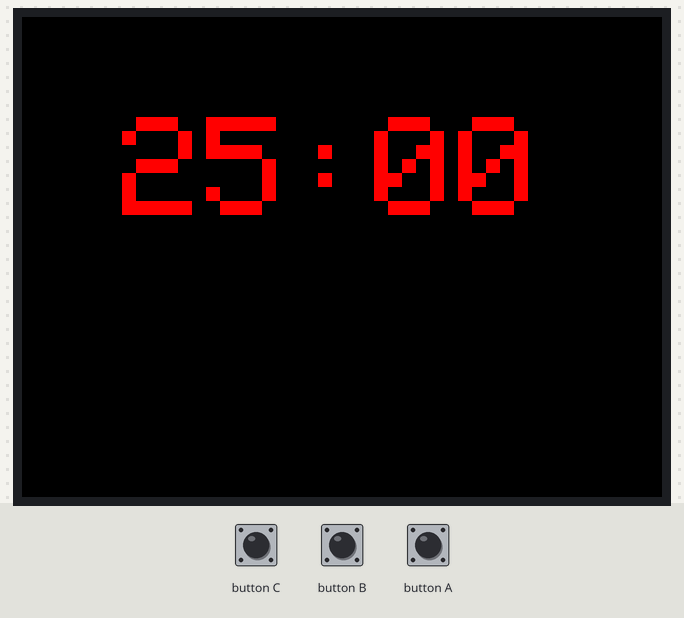
Recording of a sketch running on a simulated ESP32. On the bench: 320×240 colour display. Inputs (shaded band) come from the test bench. What the sketch prints to the serial monitor is not drawn.

Above: at 1.4 s.
1.5 s: button A pressed for 0.7 s
At 3.0 s:
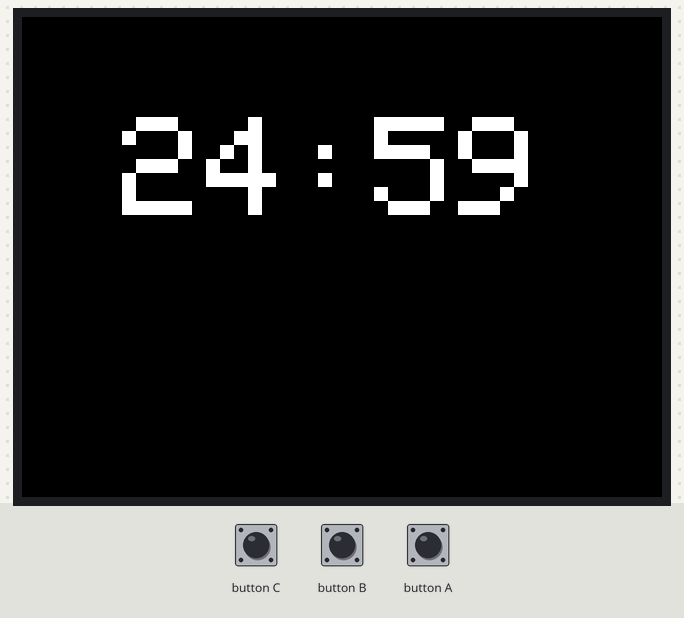
4.1 s: button C pressed for 0.7 s
At 5.2 s:
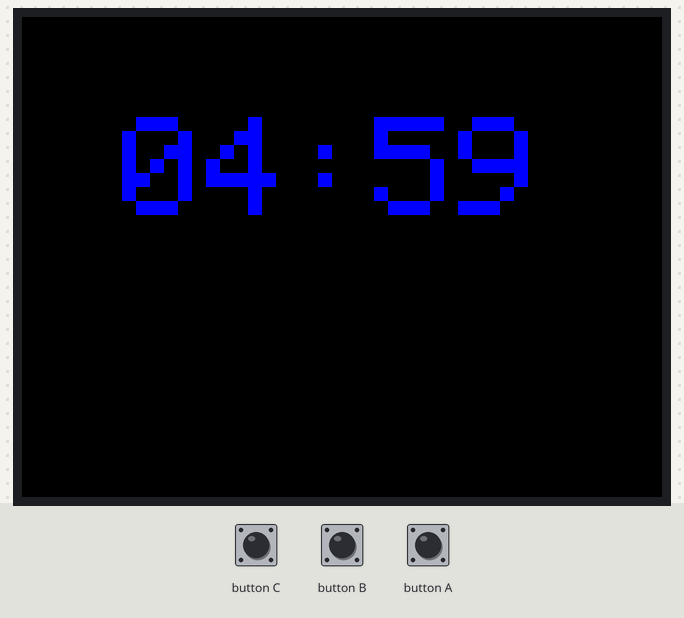
6.4 s: button C pressed for 1 s
At 8.8 s:
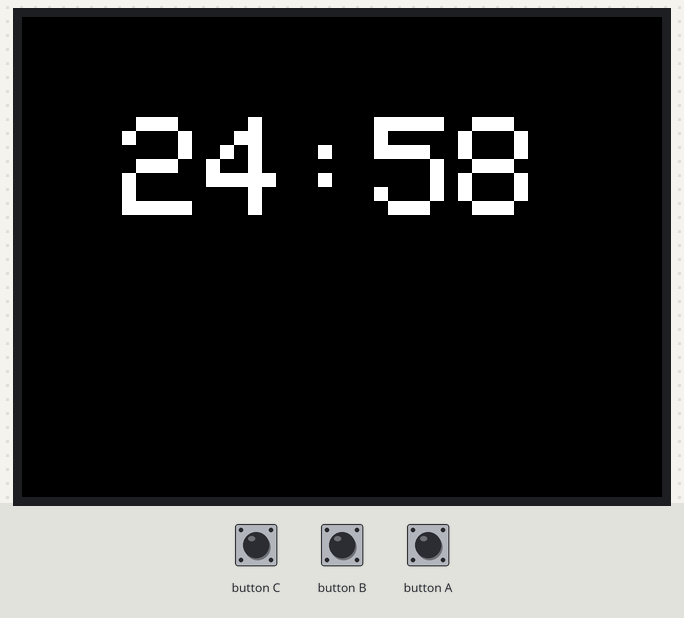
10.6 s: button A pressed for 1 s
At 12.9 s:
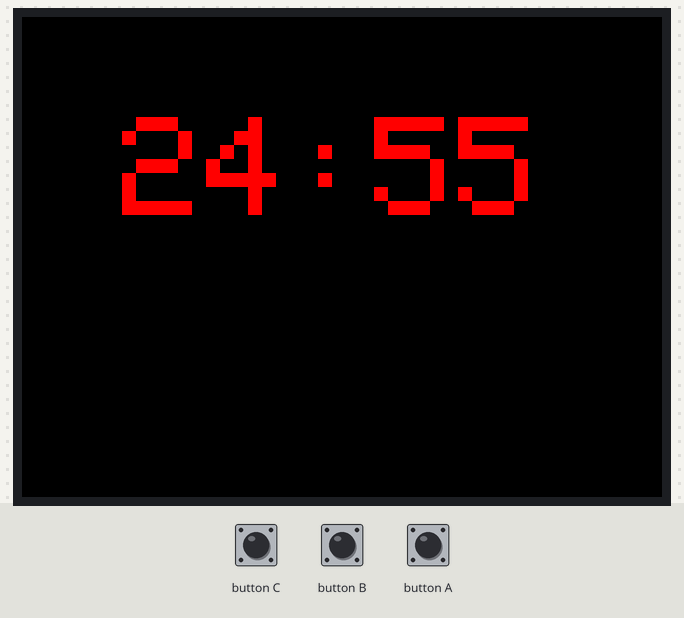
13.4 s: button B pressed for 0.7 s
At 15.5 s:
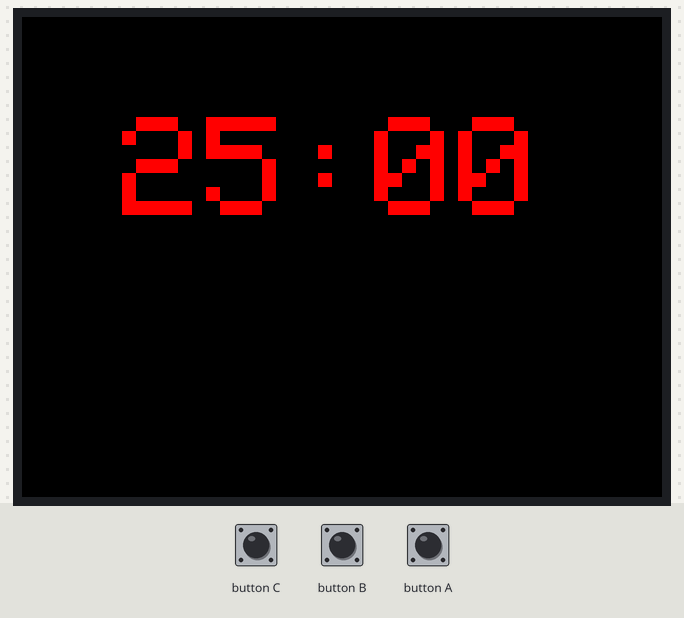
Timing chart, 0 to 16.7 s (numbered marks = the images above; inputs shaded):
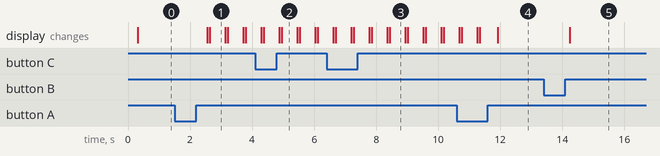

Measured:
- after the input at 1.5 s, the display: first changes after 1.1 s (image 1 shows a later state)
- after the input at 13.4 s, the display: changes after 0.84 s (image 5)
- what the display in image 1 shows lasts 0.5 s, from 2.6 s to 3.1 s

The sketch:

sketch_aug03b.ino
```cpp
#include <M5Stack.h>

const uint64_t workTime = 25 * 60 * 1000; // msec
const uint64_t breakTime = 5 * 60 * 1000;
uint64_t elapsed = 0;
uint64_t lastMillis = 0;
enum State {
  RUNNING,
  BREAK,
  PAUSED
};

State state, lastState;

void setup() {
  // put your setup code here, to run once:
  M5.begin();
  M5.Power.begin();

  M5.Lcd.setBrightness(10);
  M5.Lcd.clear(BLACK);
  elapsed = 0;
  state = PAUSED;
  lastState = RUNNING;
}

void loop() {
  M5.update();
  // put your main code here, to run repeatedly:
  M5.Lcd.setCursor(50, 50);
  M5.Lcd.setTextColor(WHITE, BLACK);
  M5.Lcd.setTextSize(10);
  M5.Lcd.clear();

  if (M5.BtnA.wasReleased()) {
    if (state != PAUSED) {
      lastState = state;
      state = PAUSED;
    } else {
      state = lastState;
    }
    Serial.println("btna");
  }
  if (M5.BtnB.wasReleased()) {
    elapsed = 0;
    Serial.println("btnb");
  }
  if (M5.BtnC.wasReleased()) {
    if (state == RUNNING) {
      state = BREAK;
      elapsed = 0;
    } else if (state == BREAK) {
      state = RUNNING;
      elapsed = 0;
    }
    Serial.print("btnc");
    Serial.println(state == RUNNING ? "running" : "break");
  }

  if (state == RUNNING || state == BREAK) {
    elapsed += millis() - lastMillis;
  }

  uint64_t displayTime;
  if (state == RUNNING) {
    if (elapsed > workTime) {
      state = BREAK;
      elapsed = 0;
    }
    displayTime = workTime - elapsed;
  } else if (state == BREAK) {
    if (elapsed > breakTime) {
      state = RUNNING;
      elapsed = 0;
    }
    displayTime = breakTime - elapsed;
  } else {
    displayTime = lastState == RUNNING ? workTime - elapsed : breakTime - elapsed;
  }

  uint32_t remainingMinutes = (uint32_t)(displayTime / (60 * 1000));
  uint32_t remainingSeconds = (uint32_t)(displayTime % (60 * 1000)) / 1000;
  Serial.printf("%ld, %d\n", displayTime, remainingSeconds);
  if (state == RUNNING) {
    M5.Lcd.setTextColor(WHITE);
  } else if (state == BREAK) {
    M5.Lcd.setTextColor(BLUE);
  } else {
    M5.Lcd.setTextColor(RED);
  }
  M5.Lcd.printf("%02ld:%02ld\n", remainingMinutes, remainingSeconds);
  lastMillis = millis();
  delay(500);
}
```
